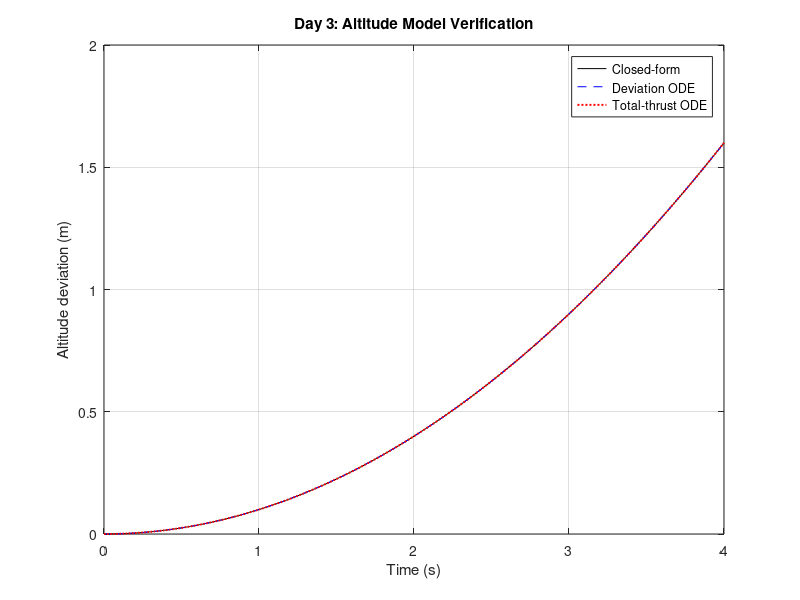
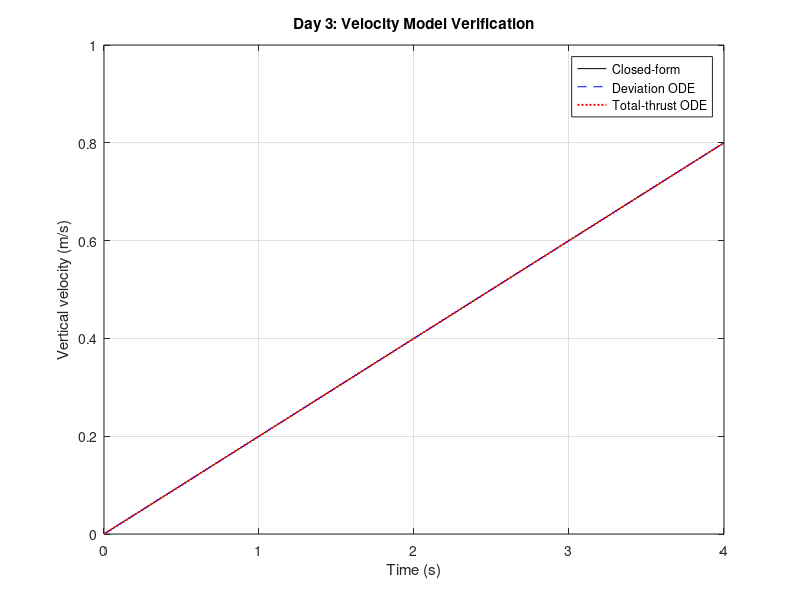

These charts were generated, in order, by the following MATLAB code:
%% Day 3: Operating points and numerical integration
clear; clc; close all;

%% Parameters
m  = 2;                  % Mass (kg)
g  = 9.81;               % Gravity (m/s^2)
T0 = m*g;                % Hover thrust (N)
U  = 0.4;                % Thrust increment (N)
x0 = [0; 0];             % Initial state [altitude dev (m); velocity (m/s)]
t  = (0:0.01:4)';        % Output times (s)

%% Define the two ODE models (state: x(1) = altitude, x(2) = velocity)
f_delta = @(t,x) [x(2); U/m];                 % Deviation model
f_total = @(t,x) [x(2); ((T0+U) - m*g)/m];    % Total-thrust model

%% Solve the ODEs
opts = odeset('RelTol',1e-9,'AbsTol',1e-11);
[~, x_delta] = ode45(f_delta, t, x0, opts);
[~, x_total] = ode45(f_total, t, x0, opts);

%% Closed-form reference
a = U/m;                              % Constant acceleration (m/s^2)
v_exact = x0(2) + a*t;
z_exact = x0(1) + x0(2)*t + 0.5*a*t.^2;

%% Errors
err_z      = max(abs(x_delta(:,1) - z_exact));
err_v      = max(abs(x_delta(:,2) - v_exact));
err_models = max(abs(x_delta(:) - x_total(:)));

%% Display results
fprintf('Hover thrust: %.3f N\n', T0);
fprintf('Total thrust: %.3f N\n', T0 + U);
fprintf('Acceleration: %.3f m/s^2\n', a);
fprintf('Final altitude: %.3f m\n', z_exact(end));
fprintf('Final velocity: %.3f m/s\n', v_exact(end));
fprintf('Maximum altitude error: %.3g m\n', err_z);
fprintf('Maximum velocity error: %.3g m/s\n', err_v);
fprintf('Maximum model difference: %.3g\n', err_models);

%% Plots
labels = {'Closed-form','Deviation ODE','Total-thrust ODE'};

figure;
plot(t, z_exact, 'k-', t, x_delta(:,1), 'b--', t, x_total(:,1), 'r:', 'LineWidth', 1.4);
grid on; xlabel('Time (s)'); ylabel('Altitude deviation (m)');
title('Day 3: Altitude Model Verification');
legend(labels, 'Location', 'best');

figure;
plot(t, v_exact, 'k-', t, x_delta(:,2), 'b--', t, x_total(:,2), 'r:', 'LineWidth', 1.4);
grid on; xlabel('Time (s)'); ylabel('Vertical velocity (m/s)');
title('Day 3: Velocity Model Verification');
legend(labels, 'Location', 'best');
